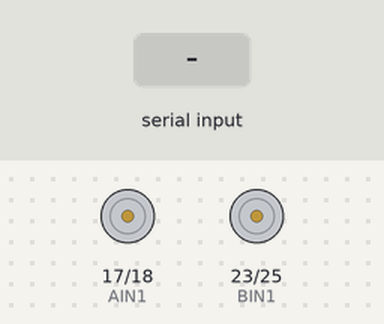
A sketch run on a simulated ESP32. Shown: motor-driver pin pairs drawn as motors (green arrow = first pin HIGH = forward, orange = second pin HIGH = backward, longer = more drive, scaled by the enable pin). The test bench sets the inputs (shaded band). What the sketch prints to the serial monitor is not drawn.

Above: at 1.2 s.
1.3 s: "1\n" received over Serial
At 1.6 s:
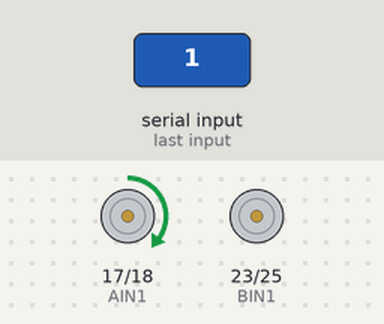
3.3 s: "2\n" received over Serial
At 3.7 s:
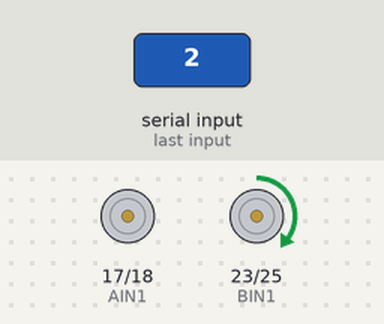
5.3 s: "3\n" received over Serial
At 5.7 s:
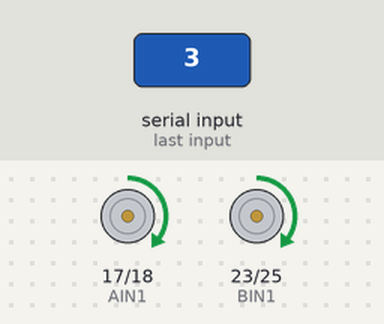
7.3 s: "4\n" received over Serial
At 7.7 s:
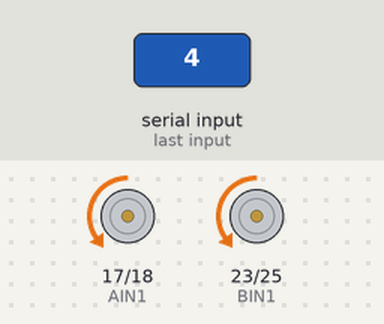
Timing chart, 0 to 10.3 s (numbered marks = the images above; inputs shaded):
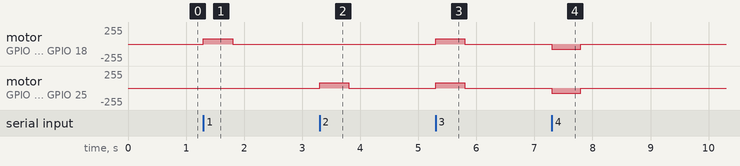

Measured:
- after the input at 1.3 s, motor on GPIO 17 (AIN1) / GPIO 18 (AIN2): stopped → forward 80/255 at once, → stopped 0.50 s later
- after the input at 3.3 s, motor on GPIO 23 (BIN1) / GPIO 25 (BIN2): stopped → forward 80/255 at once, → stopped 0.50 s later
- after the input at 5.3 s, motor on GPIO 17 (AIN1) / GPIO 18 (AIN2), motor on GPIO 23 (BIN1) / GPIO 25 (BIN2): stopped → forward 80/255 at once, → stopped 0.50 s later
- after the input at 7.3 s, motor on GPIO 17 (AIN1) / GPIO 18 (AIN2), motor on GPIO 23 (BIN1) / GPIO 25 (BIN2): stopped → backward 80/255 at once, → stopped 0.50 s later

The sketch:

Motor_Test.ino
```cpp
/*
  ============================================================
  自平衡機器人 - 馬達驅動硬體獨立測試 (TB6612FNG + TT 馬達)
  ============================================================
  此程式不依賴 MPU6050 與 OLED，僅用於驗證馬達供電與轉向。
*/

#define PWMA 16
#define AIN1 17
#define AIN2 18
#define PWMB 19
#define BIN1 23
#define BIN2 25

const int TEST_SPEED = 80;
const unsigned long TEST_DURATION_MS = 500;

void setup() {
  Serial.begin(115200);

  pinMode(PWMA, OUTPUT);
  pinMode(AIN1, OUTPUT);
  pinMode(AIN2, OUTPUT);

  pinMode(PWMB, OUTPUT);
  pinMode(BIN1, OUTPUT);
  pinMode(BIN2, OUTPUT);

  // 預設保持停止，連接 USB 或重新啟動時不會自行轉動。
  digitalWrite(AIN1, LOW);
  digitalWrite(AIN2, LOW);
  digitalWrite(BIN1, LOW);
  digitalWrite(BIN2, LOW);
  analogWrite(PWMA, 0);
  analogWrite(PWMB, 0);

  Serial.println("================================");
  Serial.println("安全馬達測試已就緒，預設停止");
  Serial.println("輸入 1：A 正轉；2：B 正轉；3：雙輪正轉；4：雙輪反轉；s：停止");
  Serial.println("================================");
}

void setMotorA(int speed) {
  // speed: -255 ~ 255
  if (speed > 0) {
    digitalWrite(AIN1, HIGH);
    digitalWrite(AIN2, LOW);
    analogWrite(PWMA, speed);
  } else if (speed < 0) {
    digitalWrite(AIN1, LOW);
    digitalWrite(AIN2, HIGH);
    analogWrite(PWMA, -speed);
  } else {
    digitalWrite(AIN1, LOW);
    digitalWrite(AIN2, LOW);
    analogWrite(PWMA, 0);
  }
}

void setMotorB(int speed) {
  // speed: -255 ~ 255
  if (speed > 0) {
    digitalWrite(BIN1, HIGH);
    digitalWrite(BIN2, LOW);
    analogWrite(PWMB, speed);
  } else if (speed < 0) {
    digitalWrite(BIN1, LOW);
    digitalWrite(BIN2, HIGH);
    analogWrite(PWMB, -speed);
  } else {
    digitalWrite(BIN1, LOW);
    digitalWrite(BIN2, LOW);
    analogWrite(PWMB, 0);
  }
}

void loop() {
  if (!Serial.available()) {
    return;
  }

  const char command = Serial.read();
  setMotorA(0);
  setMotorB(0);

  if (command == '1') {
    Serial.println("馬達 A 低速正轉 0.5 秒");
    setMotorA(TEST_SPEED);
  } else if (command == '2') {
    Serial.println("馬達 B 低速正轉 0.5 秒");
    setMotorB(TEST_SPEED);
  } else if (command == '3') {
    Serial.println("雙輪低速正轉 0.5 秒");
    setMotorA(TEST_SPEED);
    setMotorB(TEST_SPEED);
  } else if (command == '4') {
    Serial.println("雙輪低速反轉 0.5 秒");
    setMotorA(-TEST_SPEED);
    setMotorB(-TEST_SPEED);
  } else if (command == 's' || command == 'S') {
    Serial.println("已停止");
    return;
  } else if (command == '\n' || command == '\r') {
    return;
  } else {
    Serial.println("未知指令；可輸入 1、2、3、4 或 s");
    return;
  }

  delay(TEST_DURATION_MS);
  setMotorA(0);
  setMotorB(0);
  Serial.println("測試完成，已自動停止");
}
```
